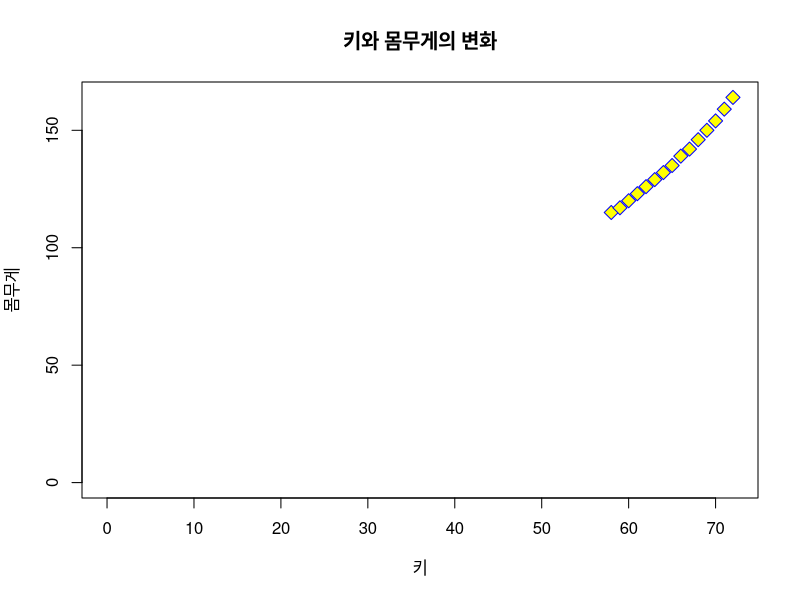

Write R code to recreate this figure.
women

height <- women$height
weight <- women$weight

plot(x=height, y=weight,
    xlim=c(0,max(height)),ylim=c(0,max(weight)),
    xlab="키",ylab="몸무게",
    main="키와 몸무게의 변화",
    pch=23,col="blue",bg="yellow",cex=1.5)
